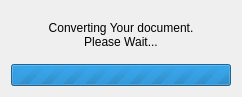
<?xml version="1.0" encoding="UTF-8"?>
<ui version="4.0">
 <class>loading_widget</class>
 <widget class="QWidget" name="loading_widget">
  <property name="geometry">
   <rect>
    <x>0</x>
    <y>0</y>
    <width>242</width>
    <height>97</height>
   </rect>
  </property>
  <property name="windowTitle">
   <string>Form</string>
  </property>
  <layout class="QHBoxLayout" name="horizontalLayout">
   <item>
    <layout class="QVBoxLayout" name="verticalLayout">
     <item>
      <widget class="QLabel" name="label">
       <property name="text">
        <string>Converting Your document.
Please Wait...</string>
       </property>
       <property name="alignment">
        <set>Qt::AlignCenter</set>
       </property>
      </widget>
     </item>
     <item>
      <widget class="QProgressBar" name="progressBar">
       <property name="maximum">
        <number>0</number>
       </property>
       <property name="value">
        <number>0</number>
       </property>
       <property name="alignment">
        <set>Qt::AlignCenter</set>
       </property>
       <property name="orientation">
        <enum>Qt::Horizontal</enum>
       </property>
      </widget>
     </item>
    </layout>
   </item>
  </layout>
 </widget>
 <resources/>
 <connections/>
</ui>
